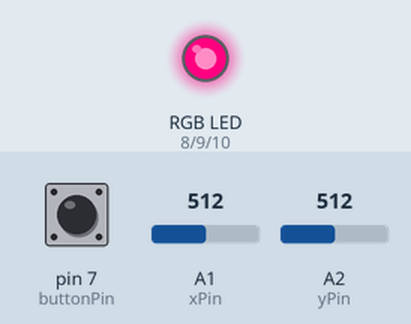
This sketch was run on a simulated Arduino Uno, built with avr-gcc and run on an emulated ATmega328P. On the bench: an RGB LED mixed from three pins (HIGH = lit). Inputs (shaded band) come from the test bench; at power-on: A2 (yPin) = 512, A1 (xPin) = 512, pin 7 (buttonPin) HIGH. Dim RGB values are drawn brighter than linear.

Above: at 1.2 s.
1.3 s: A2 (yPin) set to 716
At 2.1 s:
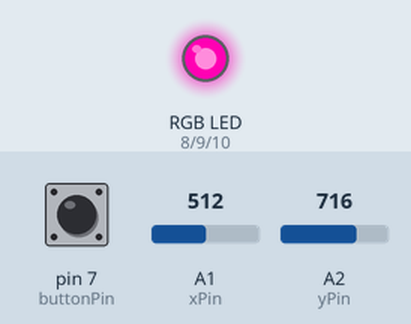
2.8 s: A1 (xPin) set to 498
At 3.2 s:
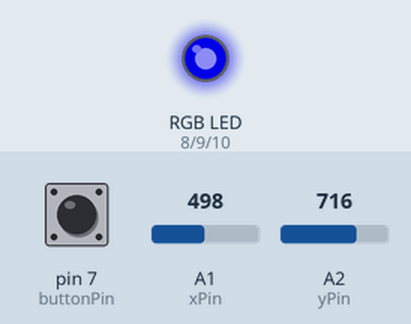
4.3 s: pin 7 (buttonPin) pulled LOW for 0.15 s
At 4.37 s:
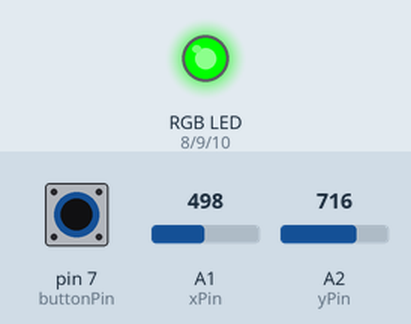
5.9 s: A2 (yPin) set to 900
At 6.8 s:
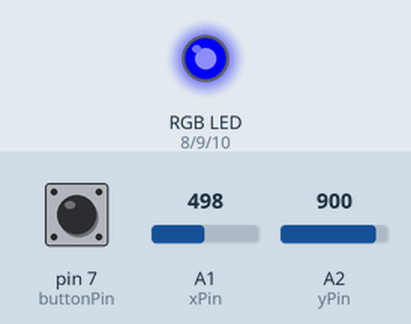
7.4 s: A1 (xPin) set to 716
At 7.9 s:
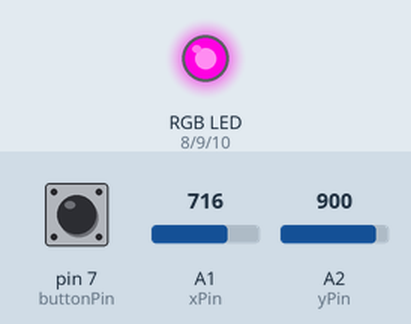
8.9 s: A2 (yPin) set to 122
At 10.3 s:
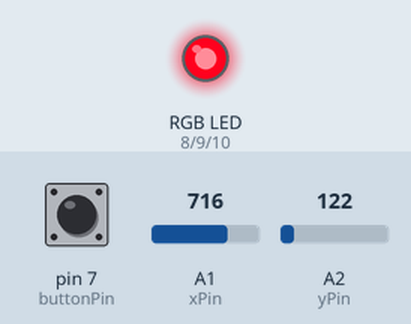
Timing chart, 0 to 11.4 s (numbered marks = the images above; inputs shaded):
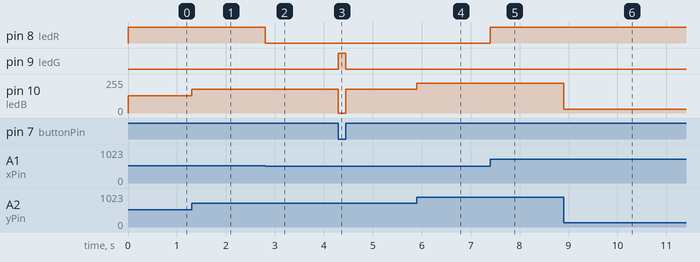

Measured:
- the behaviour switches between 512 and 511 on A1 (xPin) (found by bisection; images 1 and 2)
- after the input at 1.3 s, pin 10 (ledB): 128/255 → 179/255 at once
- after the input at 2.8 s, pin 8 (ledR): HIGH → LOW at once
- after the input at 4.3 s, pin 9 (ledG): LOW → HIGH at once, → LOW 0.15 s later; pin 10 (ledB): 179/255 → 0/255 at once, → 179/255 0.15 s later
- after the input at 5.9 s, pin 10 (ledB): 179/255 → 225/255 at once
- after the input at 7.4 s, pin 8 (ledR): LOW → HIGH at once
- after the input at 8.9 s, pin 10 (ledB): 225/255 → 30/255 at once

The sketch:

Joystick_with_RGB.ino
```cpp
// Joystick max value: 1023
// RGB led max value: 255

int buttonPin = 7;
int xPin = A1;
int yPin = A2;

int ledR = 8;
int ledG = 9;
int ledB = 10;

void setup() {
  pinMode(buttonPin, INPUT_PULLUP);
  pinMode(xPin, INPUT);
  pinMode(yPin, INPUT);

  pinMode(ledR, OUTPUT);
  pinMode(ledG, OUTPUT);
  pinMode(ledB, OUTPUT);

  Serial.begin(9600);
}

void loop() {
  int xPos = analogRead(xPin);
  int yPos = analogRead(yPin);
  int buttonClick = digitalRead(buttonPin);

  int xMax = xPos/4; // 1023 -> 255
  int yMax = yPos/4; // 1023 -> 255

  if(buttonClick == LOW){
    analogWrite(ledG, 255);
    analogWrite(ledR, 0);
    analogWrite(ledB, 0);
  }
  else{
    analogWrite(ledG, 0);
    analogWrite(ledR, xMax);
    analogWrite(ledB, yMax);
  }
}
```
